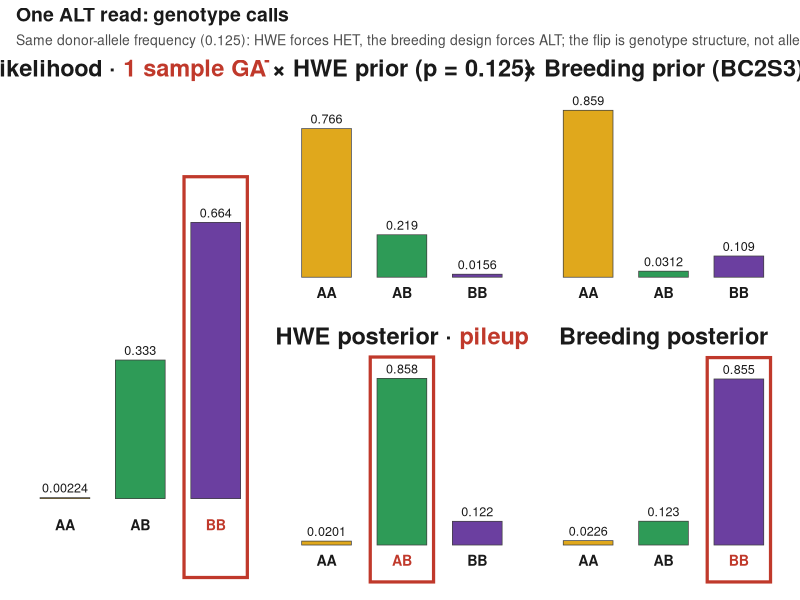
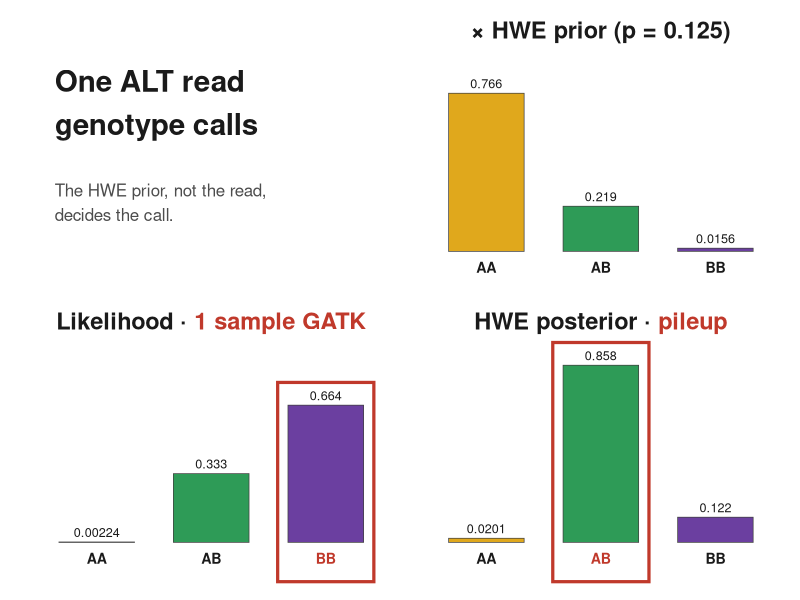
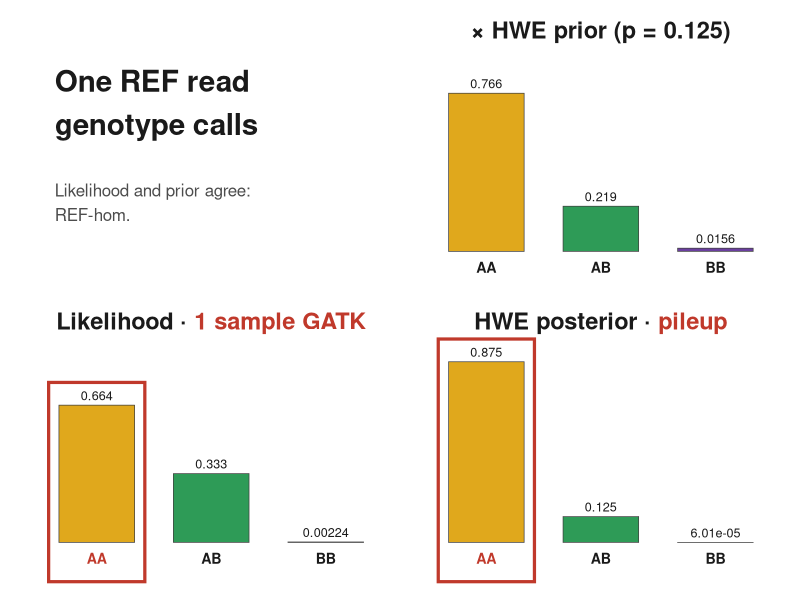

The R source for these figures, in order:
#!/usr/bin/env Rscript
# Figure: "1 ALT read — genotype calls".
# Reproducible rebuild of nilhmm-paper/figures/one_ALT_read_Calls.png, condensing
# analysis/genotype_likelihoods_and_hmm.qmd sections 1-2 (likelihood -> prior ->
# posterior) for a single ALT read at epsilon = 0.01.
#
# Key change vs the semi-manual original: the HWE prior is computed at the BC2S3
# DESIGN donor-allele frequency p = 0.125 (not the cohort-empirical 0.0152), so
# HWE and the breeding genotype frequencies are compared at the SAME allele
# frequency. The flip is then purely genotype structure (HWE vs selfing), not
# allele frequency: HWE forces HET ~7:1, breeding forces ALT ~7:1.
# NOTE: this makes the single-read HET:ALT ratio ~7:1, not the ~66:1 that appears
# in the text at p=0.0152 -- update the prose if adopting p=0.125 there too.
#
# Emits two versions:
#   one_ALT_read_Calls_2priors.png  — likelihood x {HWE, breeding} priors -> posteriors
#   one_ALT_read_Calls_HWE.png      — likelihood x HWE prior -> posterior (condensed)

suppressPackageStartupMessages({
  library(ggplot2)
  library(patchwork)
  library(ggtext)
})

here <- tryCatch(dirname(sub(
  "^--file=", "",
  grep("^--file=", commandArgs(FALSE), value = TRUE)
)), error = function(e) ".")
if (length(here) == 0 || here == "") here <- "scripts"
FIGDIR <- normalizePath(file.path(here, "..", "nilhmm-paper", "figures"), mustWork = FALSE)

## ---- palette (matches the genotype paint) --------------------------------
GOLD <- "#E0A81C"
GREEN <- "#2E9B57"
PURPLE <- "#6B3FA0"
INK <- "#1A1A1A"
RED <- "#C0392B"
STATE <- c(AA = GOLD, AB = GREEN, BB = PURPLE)

## ---- model -----------------------------------------------------------------
eps <- 0.01
p <- 0.125 # BC2S3 design donor-allele frequency

# single-ALT-read genotype likelihoods  P(read = B | G)
L <- c(
  AA = eps / 3,
  AB = 0.5 * eps / 3 + 0.5 * (1 - eps),
  BB = 1 - eps
)
L_norm <- L / sum(L) # normalized likelihood (flat prior) for display

# priors
prior_hwe <- c(AA = (1 - p)^2, AB = 2 * p * (1 - p), BB = p^2) # HWE at p=0.125
prior_breed <- c(AA = 0.859375, AB = 0.03125, BB = 0.109375) # BC2S3 gt freqs

posterior <- function(prior) {
  post <- L * prior
  post / sum(post)
}
post_hwe <- posterior(prior_hwe)
post_breed <- posterior(prior_breed)

## ---- one bar panel ---------------------------------------------------------
fmt <- function(v) formatC(v, format = "g", digits = 3)

bar_panel <- function(vals, concept, caller = NULL, highlight = NULL, ymax = 1) {
  df <- data.frame(
    g = factor(names(vals), levels = c("AA", "AB", "BB")),
    v = as.numeric(vals)
  )
  df$lc <- INK
  if (!is.null(highlight)) df$lc[highlight] <- RED # winning genotype label -> red
  # title: concept in ink, caller in red (inline, one line)
  ttl <- if (is.null(caller)) {
    concept
  } else {
    sprintf("%s &middot; <span style='color:%s'>%s</span>", concept, RED, caller)
  }
  ylab_y <- -0.05 # genotype label sits just below the baseline (drawn in-panel)
  ybot <- -0.19 # red box bottom, below the label
  gg <- ggplot(df, aes(g, v, fill = g)) +
    geom_col(width = 0.66, color = "grey25", linewidth = 0.25)
  if (!is.null(highlight)) { # red box encloses frequency + bar + genotype label
    i <- highlight
    gg <- gg + annotate("rect",
      xmin = i - 0.42, xmax = i + 0.42,
      ymin = ybot, ymax = df$v[i] + 0.11,
      fill = NA, color = RED, linewidth = 1.1
    )
  }
  gg +
    geom_text(aes(label = fmt(v)), vjust = -0.5, size = 3.2, color = INK) +
    geom_text(aes(y = ylab_y, label = g, color = lc),
      vjust = 1, size = 3.6,
      fontface = "bold"
    ) +
    scale_color_identity(guide = "none") +
    scale_fill_manual(values = STATE, guide = "none") +
    scale_y_continuous(expand = c(0, 0)) +
    coord_cartesian(ylim = c(ybot - 0.02, ymax), clip = "off") +
    labs(title = ttl, x = NULL, y = NULL) +
    theme_minimal(base_size = 11) +
    theme(
      panel.grid = element_blank(),
      axis.text = element_blank(), axis.ticks = element_blank(),
      # 80% of the "One ALT read" title (7.5 mm ≈ 21 pt): ~17 pt
      plot.title = element_markdown(
        color = INK, face = "bold", size = 17,
        hjust = 0.5, margin = margin(b = 1)
      ),
      plot.background = element_rect(fill = "white", color = NA),
      plot.margin = margin(2, 6, 2, 6)
    )
}

## ---- panels ----------------------------------------------------------------
p_lik <- bar_panel(L_norm, "Likelihood", caller = "1 sample GATK", highlight = 3)
p_hwe_p <- bar_panel(prior_hwe, "×  HWE prior  (p = 0.125)")
p_brd_p <- bar_panel(prior_breed, "×  Breeding prior  (BC2S3)")
p_hwe_o <- bar_panel(post_hwe, "HWE posterior", caller = "pileup", highlight = 2)
p_brd_o <- bar_panel(post_breed, "Breeding posterior", highlight = 3)

## title text for the empty top-left quarter (version B), no em dash
title_panel <- ggplot() +
  xlim(0, 1) +
  ylim(0, 1) +
  theme_void() +
  annotate("text",
    x = 0.03, y = 0.94, label = "One ALT read", hjust = 0, vjust = 1,
    fontface = "bold", size = 7.5, color = INK
  ) +
  annotate("text",
    x = 0.03, y = 0.75, label = "genotype calls", hjust = 0, vjust = 1,
    fontface = "bold", size = 7.5, color = INK
  ) +
  annotate("text",
    x = 0.03, y = 0.44,
    label = "The HWE prior, not the read,\ndecides the call.",
    hjust = 0, vjust = 1, size = 4.3, color = "grey30"
  ) +
  theme(
    plot.background = element_rect(fill = "white", color = NA),
    plot.margin = margin(10, 8, 8, 12)
  )

annot <- function(pw, sub) {
  pw + plot_annotation(
    title = "One ALT read: genotype calls",
    subtitle = sub,
    theme = theme(
      plot.title = element_text(face = "bold", size = 14, color = INK),
      plot.subtitle = element_text(size = 10, color = "grey30"),
      plot.background = element_rect(fill = "white", color = NA)
    )
  )
}

## version A: both priors (likelihood spans col 1; priors top, posteriors bottom)
verA <- annot(
  (p_lik | (p_hwe_p / p_hwe_o) | (p_brd_p / p_brd_o)) + plot_layout(widths = c(1, 1, 1)),
  "Same donor-allele frequency (0.125): HWE forces HET, the breeding design forces ALT; the flip is genotype structure, not allele frequency."
)

## version B: HWE only, original composite layout with the breeding column dropped.
## 2x2 grid (all three bar panels same size -> identical scale); title fills the
## empty top-left quarter, as in the hand-drawn schema:
##   title      | HWE prior (top-right)
##   likelihood | HWE posterior (bottom-right)
verB <- (title_panel + p_lik + p_hwe_p + p_hwe_o + plot_layout(design = "AC\nBD")) +
  plot_annotation(theme = theme(plot.background = element_rect(fill = "white", color = NA)))

## version C: the same, for one REF read. Here the prior REINFORCES the read
## rather than flipping it: likelihood -> AA (2:1), HWE posterior -> AA (~7:1).
L_ref <- c(
  AA = 1 - eps, # P(read = A | G)
  AB = 0.5 * (1 - eps) + 0.5 * eps / 3,
  BB = eps / 3
)
L_ref_norm <- L_ref / sum(L_ref)
post_hwe_ref <- {
  pr <- L_ref * prior_hwe
  pr / sum(pr)
}

p_lik_ref <- bar_panel(L_ref_norm, "Likelihood", caller = "1 sample GATK", highlight = 1)
p_hwe_o_ref <- bar_panel(post_hwe_ref, "HWE posterior", caller = "pileup", highlight = 1)

title_panel_ref <- ggplot() +
  xlim(0, 1) +
  ylim(0, 1) +
  theme_void() +
  annotate("text",
    x = 0.03, y = 0.94, label = "One REF read", hjust = 0, vjust = 1,
    fontface = "bold", size = 7.5, color = INK
  ) +
  annotate("text",
    x = 0.03, y = 0.75, label = "genotype calls", hjust = 0, vjust = 1,
    fontface = "bold", size = 7.5, color = INK
  ) +
  annotate("text",
    x = 0.03, y = 0.44,
    label = "Likelihood and prior agree:\nREF-hom.",
    hjust = 0, vjust = 1, size = 4.3, color = "grey30"
  ) +
  theme(
    plot.background = element_rect(fill = "white", color = NA),
    plot.margin = margin(10, 8, 8, 12)
  )

verC <- (title_panel_ref + p_lik_ref + p_hwe_p + p_hwe_o_ref + plot_layout(design = "AC\nBD")) +
  plot_annotation(theme = theme(plot.background = element_rect(fill = "white", color = NA)))

## ---- write -----------------------------------------------------------------
outA <- file.path(FIGDIR, "one_ALT_read_Calls_2priors.png")
outB <- file.path(FIGDIR, "one_ALT_read_Calls_HWE.png")
outC <- file.path(FIGDIR, "one_REF_read_Calls_HWE.png")
ggsave(outA, verA, width = 11, height = 4.6, dpi = 200, bg = "white")
ggsave(outB, verB, width = 7, height = 7, dpi = 200, bg = "white") # square
ggsave(outC, verC, width = 7, height = 7, dpi = 200, bg = "white") # square

cat(sprintf(
  "ALT read HWE posterior: AA=%.3f AB=%.3f BB=%.3f  (AB:BB = %.1f:1)\n",
  post_hwe["AA"], post_hwe["AB"], post_hwe["BB"], post_hwe["AB"] / post_hwe["BB"]
))
cat(sprintf(
  "REF read HWE posterior: AA=%.3f AB=%.3f BB=%.4f  (AA:AB = %.1f:1)\n",
  post_hwe_ref["AA"], post_hwe_ref["AB"], post_hwe_ref["BB"],
  post_hwe_ref["AA"] / post_hwe_ref["AB"]
))
cat("wrote:\n  ", outA, "\n  ", outB, "\n  ", outC, "\n")
